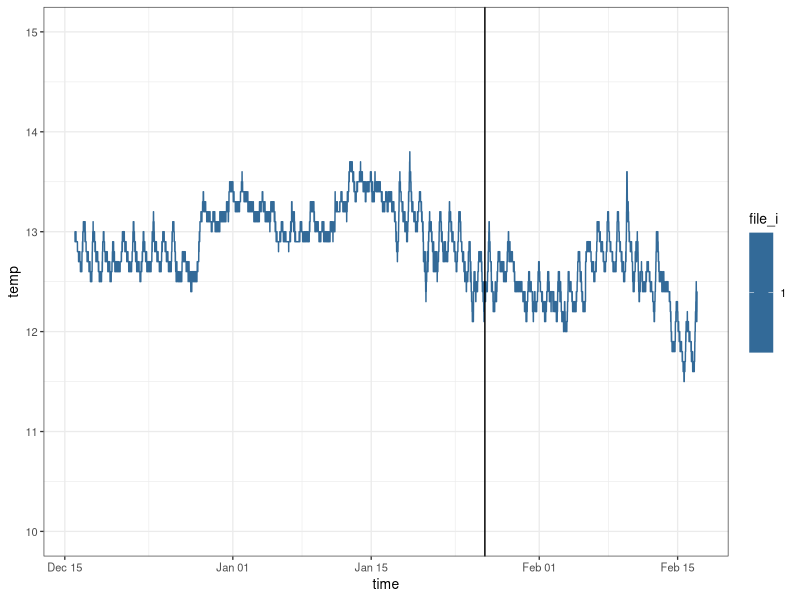
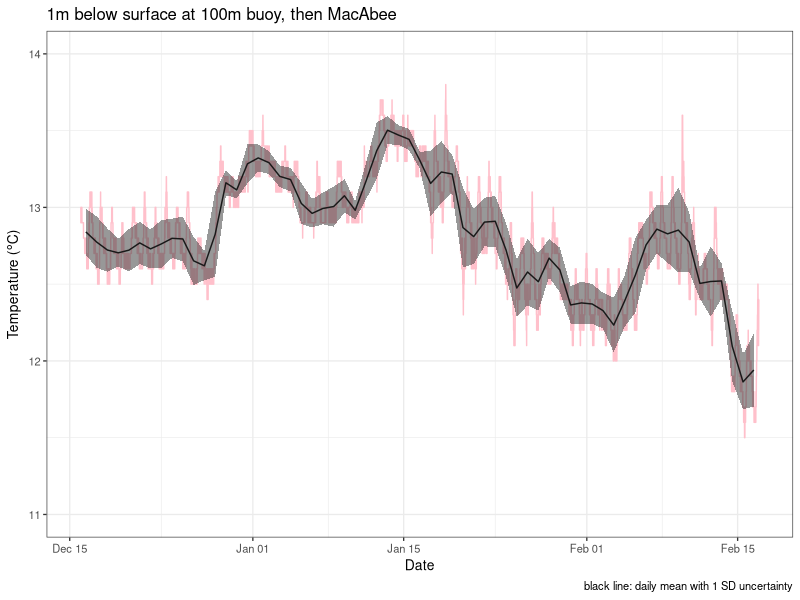
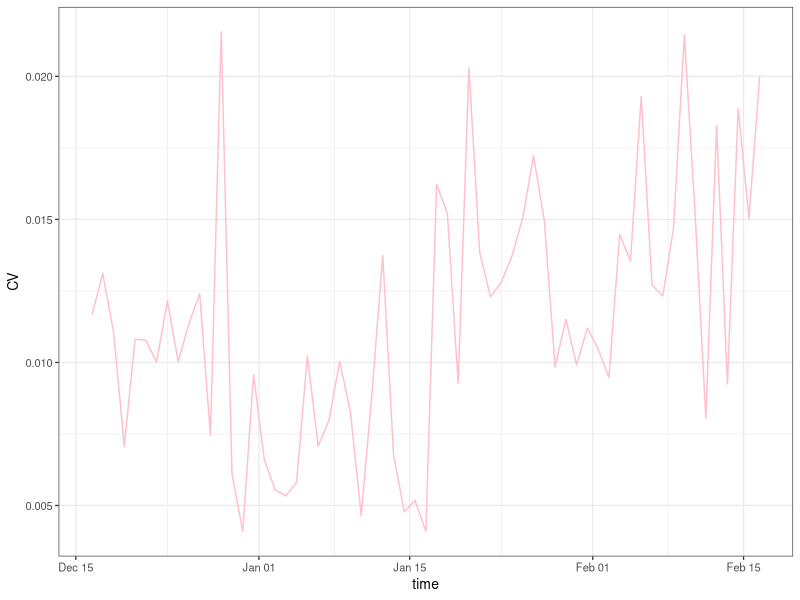
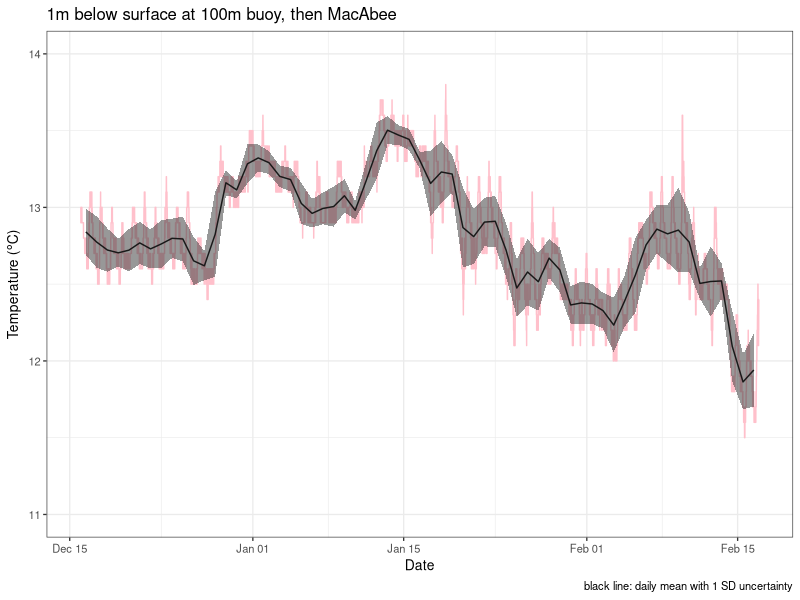

Reproduce these figures in R, in order.
################################################################################
##' @title Analyze envlogger data
##' @author Robin Elahi
##' @date 2023-02-21
##' @log 
################################################################################

## 0460 1700 1840 09 (Logger E)
# Deployed
# 15 Dec 2022 - deployed to 1m below the surface buoy at 100m on the HMLR cable. 
# I dove on 26 Jan 2023 with Kersten, and the buoy was still attached. But sometime between then, and 10 (?) Feb 2023, the surface buoy was gone - pulled out by winter storms. 
# Recovered
# 17 Feb 2023 - logger was recovered by Jennifer Yin; buoy was tangled in MacAbee kelp. 
# I received it around 1pm, and placed it in freshwater rinse with minidot till 5:30pm. Then I took them both home to download. 

#### PACKAGES, DATA ####
library(here)
library(tidyverse)
library(lubridate)

theme_set(theme_bw(base_size = 10) + 
            theme(strip.background = element_blank()))

d <- read_csv(here("data_output", "envlogger_04601700184009.csv"))
d <- d %>% 
  mutate(date = date(time))

d %>% 
  filter(date > "2022-12-15") %>% 
  filter(date < "2023-02-17") %>% 
  ggplot(aes(time, temp, color = file_i)) + 
  geom_line() + 
  scale_y_continuous(limits = c(10, 15)) + 
  geom_vline(xintercept = as.numeric(ymd_hms("2023-01-26 12:00:00"))) # saw buoy on a dive


#### Filter data ####
d <- d %>% 
  filter(date > "2022-12-15") %>% 
  filter(date < "2023-02-17")
d %>% count(serial)

#### Summarize data ####
time_summary <- d %>% 
  group_by(date) %>% 
  summarise(mean = mean(temp),
            sd = sd(temp), 
            n = n(), 
            se = sd / sqrt(n), 
            CI = 2 * se, 
            CV = sd / mean) %>% 
  mutate(time = as_datetime(paste(date, "12:00:00", sep = " ")))

d %>% 
  ggplot(aes(time, temp)) + 
  geom_line(color = "pink", alpha = 1, size = 0.5) + 
  geom_line(data = time_summary, aes(time, mean), inherit.aes = FALSE) + 
  geom_ribbon(data = time_summary, 
              aes(time, ymin = mean - sd, ymax = mean + sd), 
              inherit.aes = FALSE, alpha = 0.5) + 
  theme(legend.position = "top") + 
  ylab(expression(paste("Temperature (", degree, "C)"))) + 
  scale_y_continuous(limits = c(11, 14)) + 
  labs(x = "Date", caption = "black line: daily mean with 1 SD uncertainty", 
       title = "1m below surface at 100m buoy, then MacAbee")
  
ggsave(here("figs", "hms_surface_221215.pdf"), height = 3.5, width = 5)

time_summary %>% 
  ggplot(aes(time, CV)) + 
  geom_line(color = "pink")
  

